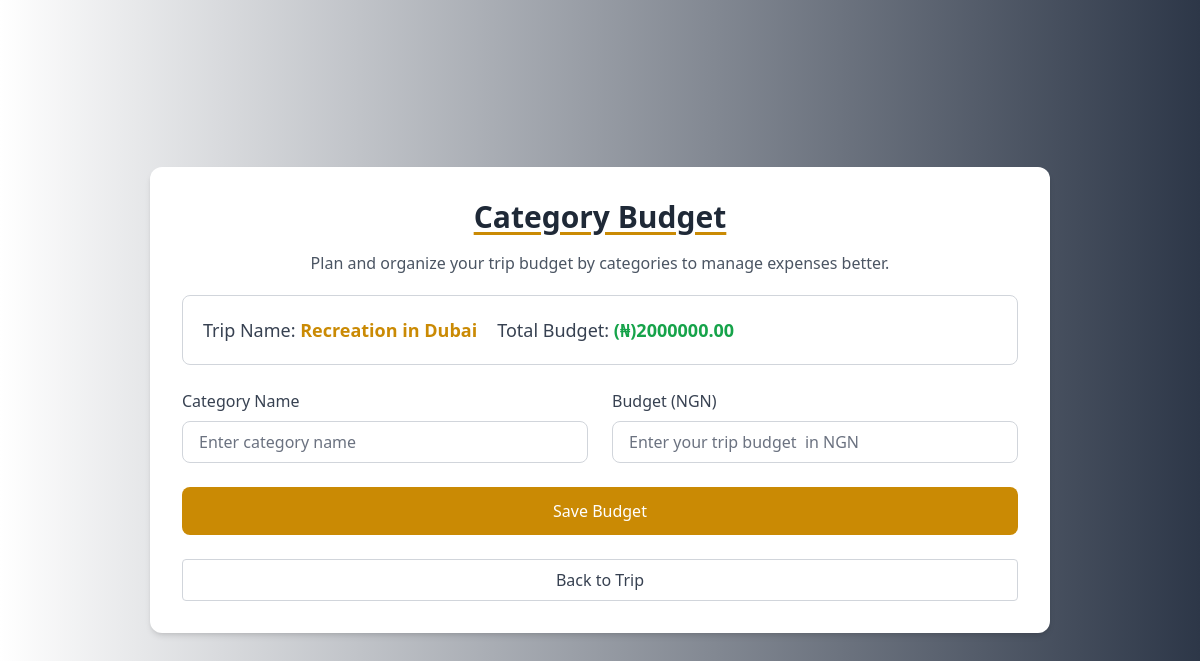
The app's page /travel/trip/3/category-budget/ (signed in) with its own data.
### travel/models.py (models this page shows, shortened)
class Trip(models.Model):
    user = models.ForeignKey(Account, on_delete=models.CASCADE)
    trip_name = models.CharField(max_length=100)
    destination_name = models.CharField(max_length=100)  # Allows free-text destination input
    start_date = models.DateField()
    end_date = models.DateField()
    budget = models.DecimalField(max_digits=10, decimal_places=2)

### userProfile/models.py (models this page shows, shortened)
class User_Profile(models.Model):
    CURRENCY_CHOICES = [
        ('USD', 'US Dollar'),
        ('EUR', 'Euro'),
        ('GBP', 'British Pound'),
        ('JPY', 'Japanese Yen'),
        ('AUD', 'Australian Dollar'),
        ('CAD', 'Canadian Dollar'),
        ('CHF', 'Swiss Franc'),
        ('CNY', 'Chinese Yuan'),
        ('SEK', 'Swedish Krona'),
        ('NZD', 'New Zealand Dollar'),
        ('MXN', 'Mexican Peso'),
        ('SGD', 'Singapore Dollar'),
        ('HKD', 'Hong Kong Dollar'),
        ('NOK', 'Norwegian Krone'),
        ('KRW', 'South Korean Won'),
        ('TRY', 'Turkish Lira'),
        ('INR', 'Indian Rupee'),
        ('RUB', 'Russian Ruble'),
        ('ZAR', 'South African Rand'),
        ('BRL', 'Brazilian Real'),
        ('THB', 'Thai Baht'),
        ('MYR', 'Malaysian Ringgit'),
        ('IDR', 'Indonesian Rupiah'),
        ('PHP', 'Philippine Peso'),
        ('VND', 'Vietnamese Dong'),
        ('ILS', 'Israeli Shekel'),
        ('PLN', 'Polish Zloty'),
        ('AED', 'United Arab Emirates Dirham'),
        ('SAR', 'Saudi Riyal'),
        ('EGP', 'Egyptian Pound'),
        ('PKR', 'Pakistani Rupee'),
        ('BDT', 'Bangladeshi Taka'),
        ('NGN', 'Nigerian Naira'),
        ('KWD', 'Kuwaiti Dinar'),
    ]
    TRAVEL_PREFERENCES = (
        ('adventure', 'Adventure'),
        ('relaxation', 'Relaxation'),
        ('culture', 'Culture'),
        ('nature', 'Nature'),
        ('luxury', 'Luxury'),
        ('others', 'Others')
    )
    TRAVEL_FREQUENCY_CHOICES = (
        ('frequent', 'Frequent (Monthly)'),
        ('occasional', 'Occasional (Quarterly)'),
        ('rare', 'Rare (Yearly)'),
    )
    user = models.OneToOneField(Account, on_delete=models.CASCADE, related_name='profile')
    firstname = models.CharField(max_length=255, null=True, blank=True)
    lastname = models.CharField(max_length=255, null=True, blank=True)
    dob = models.DateField(null=True, blank=True)
    bio = models.TextField( blank=True, null=True)
    preferred_currency = models.CharField(max_length=10, choices=CURRENCY_CHOICES, default='USD', blank=True, null=True)
    travel_preferences = models.CharField(max_length=20, choices=TRAVEL_PREFERENCES, blank=True, null=True)
    travel_frequency = models.CharField(max_length=20, choices=TRAVEL_FREQUENCY_CHOICES, blank=True, null=True)
    image = models.ImageField(upload_to='profile_image', validators=[FileExtensionValidator(['png', 'jpg', 'jpeg'])], blank=True, null=True)
    country = models.CharField(max_length=100, blank=True, null=True)
    city = models.CharField(max_length=100, blank=True, null=True)
    phone_number = models.CharField(
        max_length=15,
        blank=True,
        null=True
    )
    favorite_destinations = models.TextField(blank=True, null=True)
    emergency_contact_name = models.CharField(max_length=100, blank=True, null=True)
    emergency_contact_phone = models.CharField(
        max_length=20,
        blank=True,
        null=True
    )
    complete_profile = models.BooleanField(default=False)

### travel/views.py (the view)
# urls.py: path('trip/<int:trip_id>/category-budget/', views.create_category_budget, name='category_budget'),
@login_required
def create_category_budget(request, trip_id):
    trip = get_object_or_404(Trip, id=trip_id, user=request.user)
    try:
        user_profile = User_Profile.objects.get(user=request.user)
        preferred_currency = user_profile.preferred_currency
        preferred_currency_symbol = CURRENCY_SYMBOLS.get(preferred_currency, preferred_currency)
    except User_Profile.DoesNotExist:
        preferred_currency = None
        preferred_currency_symbol = None  # Fallback if no profile exists
    if request.method == 'POST':
        form = CategoryBudgetForm(request.POST)
        if form.is_valid():
            category_budget = form.save(commit=False)
            category_budget.trip = trip  # Associate the budget with the trip
            try:
                category_budget.clean()  # Call clean explicitly to validate
                existing_budgets_total = trip.category_budgets.aggregate(total=Sum('budget'))['total'] or 0
                total_after_adding = existing_budgets_total + category_budget.budget
                if total_after_adding > trip.budget:
                    messages.error(
                        request,
                        f"Adding this category budget exceeds the trip's overall budget of {trip.budget} {preferred_currency_symbol}. "
                        f"Please adjust the budget."
                    )
                else:
                    category_budget.save()
                    messages.success(request, f"Category budget for {category_budget.category} added successfully!")
                    return redirect('trip_detail', trip_id=trip.id)
            except ValidationError as e:
                messages.error(request, f"Validation error: {e}")
        else:
            messages.error(request, "Failed to add category budget. Please check the form.")
    else:
        form = CategoryBudgetForm()
    return render(request, 'travel/category_budget.html', {
        'form': form,
        'trip': trip,
        'preferred_currency': preferred_currency,
        'preferred_currency_symbol': preferred_currency_symbol
    })

### travel/forms.py
class CategoryBudgetForm(forms.ModelForm):
    class Meta:
        model = CategoryBudget
        fields = [ 'category', 'budget']

### travel/templates/travel/category_budget.html (shortened to what this page needs)
{% extends 'base.html' %}
{% block main %}
<div class="bg-white-gray min-h-screen flex items-center justify-center">
    <div class="bg-white p-8 rounded-xl md:w-3/4 shadow-md space-y-6">
        <div>
            <div class="text-center">
                <h2 class="text-2xl sm:text-3xl font-bold mb-4 text-gray-800 underline decoration-yellow-600 underline-offset-4">
                    Category Budget
                </h2>
                <p class="text-sm sm:text-base text-gray-600">
                    Plan and organize your trip budget by categories to manage expenses better.
                </p>
            </div>
            <div class="flex flex-col md:flex-row border gap-5 border-gray-300 p-5 mt-5 rounded-lg">
                <p class="text-lg text-gray-700">
                    Trip Name: <span class="text-yellow-600 font-semibold">{{ trip.trip_name }}</span>
                </p>
                <p class="text-lg text-gray-700">
                    Total Budget:
                    <span class="text-green-600 font-semibold">
                        {% if preferred_currency_symbol %}({{ preferred_currency_symbol }}){% endif %}{{ trip.budget }}
                    </span>
                </p>
            </div>
        </div>
        <form method="POST" class="space-y-6">
            <div class="flex flex-col md:flex-row gap-6">
                <div class="w-full md:w-1/2">
                    <label for="category" class="block text-gray-700 font-medium mb-2">Category Name</label>
                    <input
                        type="text"
                        id="category"
                        name="category"
                        class="w-full px-4 py-2 border border-gray-300 rounded-lg focus:ring-2 focus:ring-yellow-600 focus:border-transparent"
                        placeholder="Enter category name">
                </div>
                <div class="w-full md:w-1/2">
                    <label for="budget" class="block text-gray-700 font-medium mb-2">
                        Budget {% if preferred_currency %} ({{ preferred_currency }}) {% endif %}
                    </label>
                    <input
                        type="number"
                        id="budget"
                        name="budget"
                        class="w-full px-4 py-2 border border-gray-300 rounded-lg focus:ring-2 focus:ring-yellow-600 focus:border-transparent"
                        placeholder="Enter your trip budget {% if preferred_currency %} in {{ preferred_currency }} {% endif %}"
                        required>
                </div>
            </div>
            <button type="submit"
                class="w-full bg-yellow-600 text-white py-3 rounded-lg hover:bg-yellow-700 transition duration-300">
                Save Budget
            </button>
        </form>
        <div class="text-center">
            <a href="{% url 'trip_detail' trip.id %}"
              class="w-full inline-block bg-white border border-gray-300 text-gray-700 py-2 rounded hover:bg-gray-100 transition">
                Back to Trip
            </a>
      </div>
    </div>
</div>
{% endblock %}

### records on screen
Trip: trip_name "Recreation in Dubai", budget "2000000.00"
User_Profile: preferred_currency "NGN", budget "Enter your trip budget in NGN"

### other values on screen
{{ preferred_currency_symbol }} "₦"
